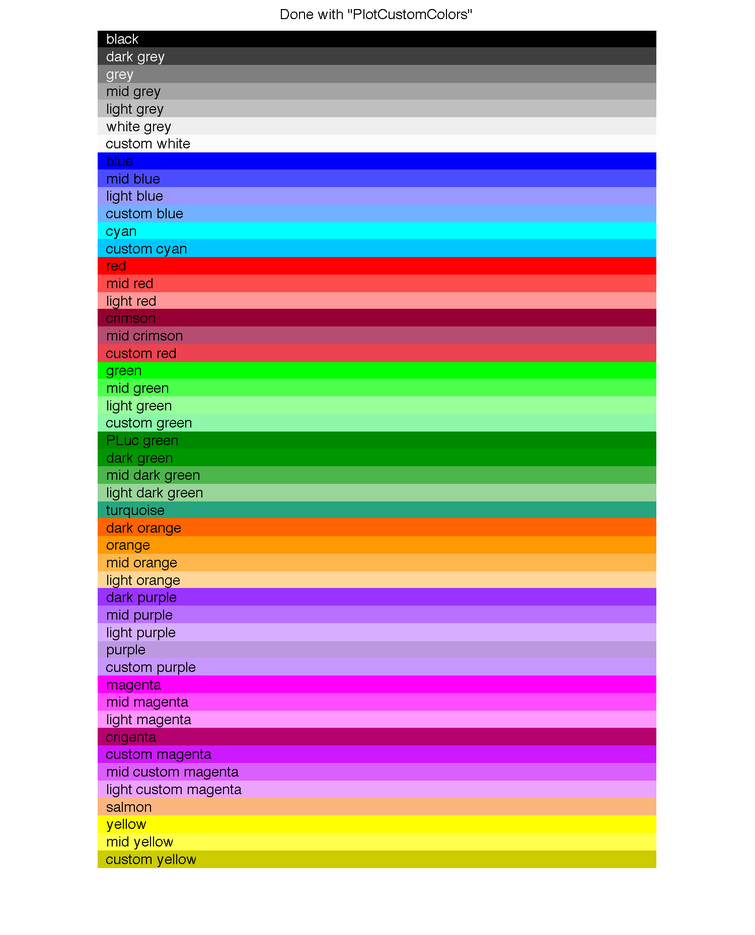
%> input picture AnimalProcessing/SAP/SAP_Routines/CustomColors.png, 755 x 935 px, shrunk from 1500 x 1859 before the run
$ octave --eval "result = Preprocessing(rgb2gray(imread('../../SAP_Routines/CustomColors.png')));"   (GNU Octave 9; MATLAB toolbox functions it lacks are replaced by stand-ins)
%> lines starting %> are read from the running program, lines starting %| are printed output that depends on the picture
function I = Preprocessing(I)

background = imopen(I,strel('disk',15));
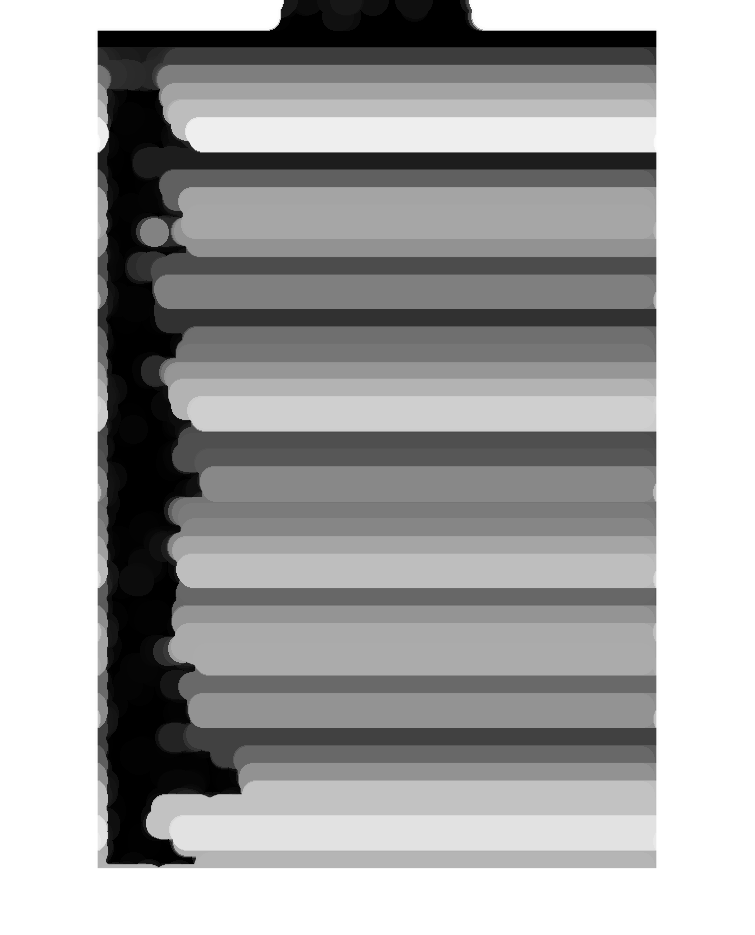
%> background: size 935x755 uint8; min 0, max 255, mean 168
I = I - background;
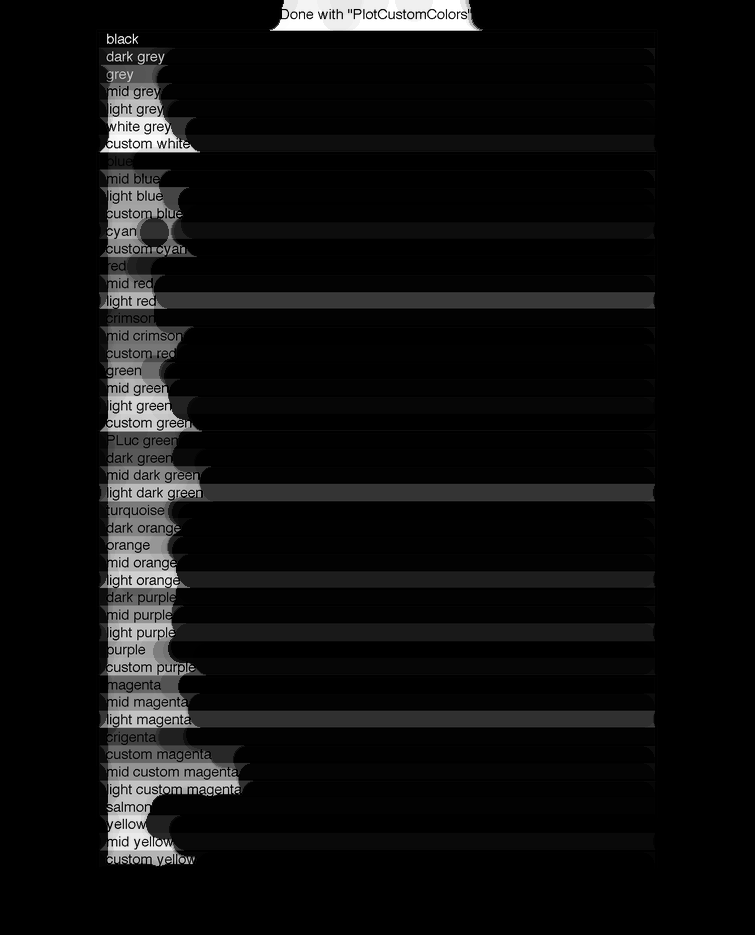
%> I: size 935x755 uint8; min 0, max 255, mean 15.1

% I = imadjust(I);
I = adapthisteq(I);

I = medfilt2(I);
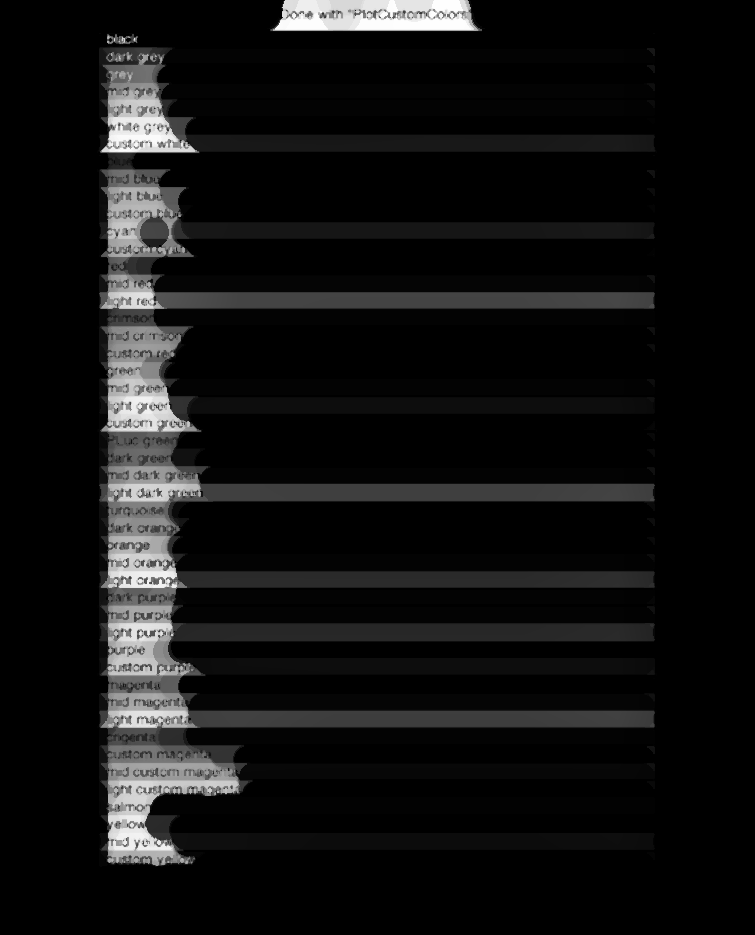
%> I: size 935x755 uint8; min 0, max 254, mean 17.9

I = imopen(I, strel('disk',1));

end
